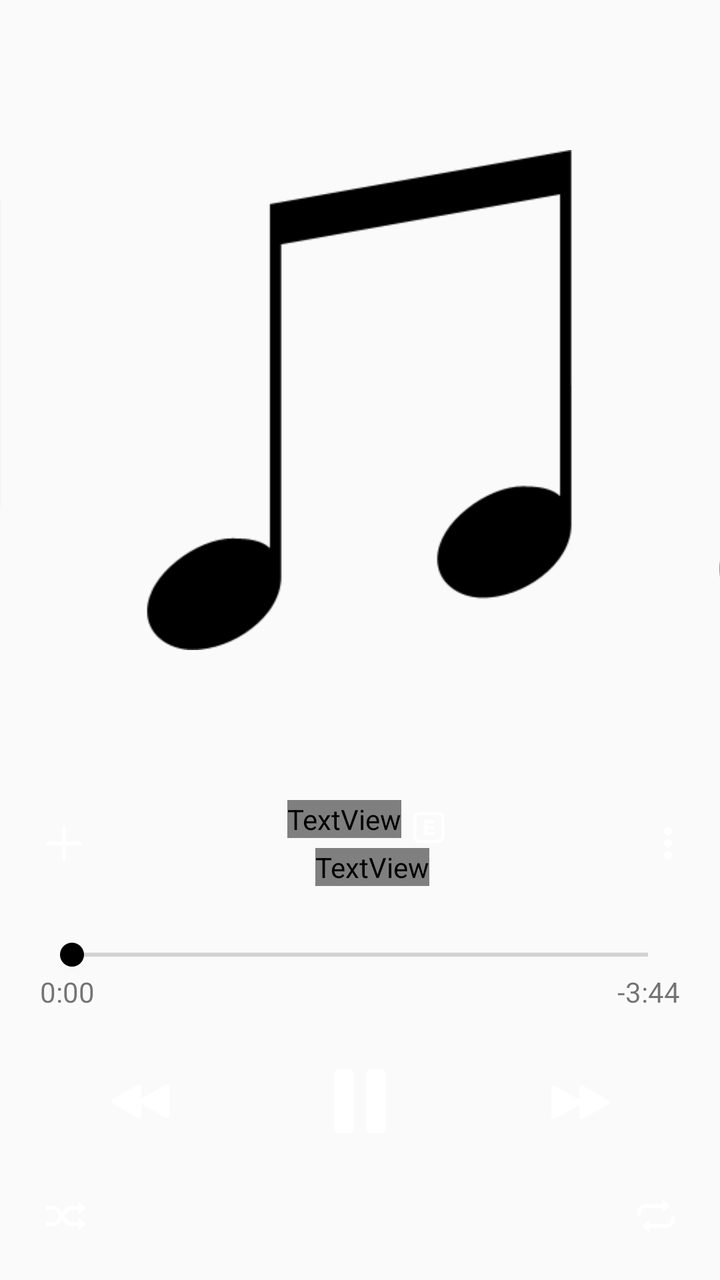
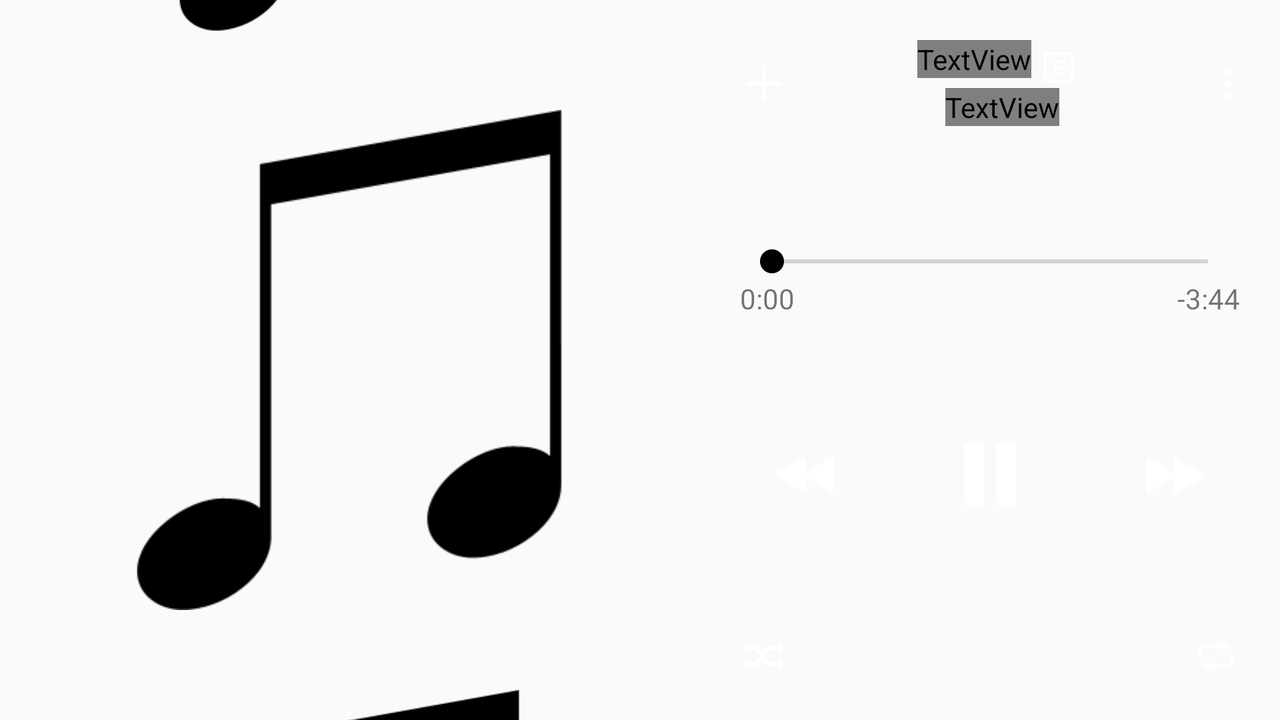

The same Android screen from two of the app's own layout files: first res/layout/ as a phone draws it, then the repository's variant for another configuration, drawn on a device whose configuration selects that folder. Both files follow.
<!-- AndroidManifest.xml: application theme AppTheme -->
<!-- res/layout/player.xml -->
<?xml version="1.0" encoding="utf-8"?>
<android.support.constraint.ConstraintLayout xmlns:android="http://schemas.android.com/apk/res/android"
                                             xmlns:app="http://schemas.android.com/apk/res-auto" xmlns:tools="http://schemas.android.com/tools" android:layout_width="match_parent"
                                             android:layout_height="match_parent" android:id="@+id/main">

    <android.support.constraint.ConstraintLayout
            android:id="@+id/albums"
            android:layout_width="match_parent"
            android:layout_height="400dp"
            app:layout_constraintTop_toTopOf="parent"
            app:layout_constraintStart_toStartOf="parent"
            app:layout_constraintEnd_toEndOf="parent">

        <ImageView
                android:id="@+id/previous_album"
                android:layout_width="200dp"
                android:layout_height="200dp"
                android:layout_marginEnd="40dp"
                android:src="@drawable/album"
                android:background="@drawable/gradient_rectangle"
                android:contentDescription="@string/album_description"
                app:layout_constraintTop_toTopOf="@id/current_album"
                app:layout_constraintBottom_toBottomOf="@id/current_album"
                app:layout_constraintEnd_toStartOf="@id/current_album"
        />

        <ImageView
                android:id="@+id/current_album"
                android:layout_width="250dp"
                android:layout_height="250dp"
                android:src="@drawable/album"
                android:background="@drawable/gradient_rectangle"
                android:contentDescription="@string/album_description"
                app:layout_constraintTop_toTopOf="parent"
                app:layout_constraintBottom_toBottomOf="parent"
                app:layout_constraintStart_toStartOf="parent"
                app:layout_constraintEnd_toEndOf="parent"
        />

        <ImageView
                android:id="@+id/next_album"
                android:layout_width="200dp"
                android:layout_height="200dp"
                android:layout_marginStart="40dp"
                android:src="@drawable/album"
                android:background="@drawable/gradient_rectangle"
                android:contentDescription="@string/album_description"
                app:layout_constraintTop_toTopOf="@id/current_album"
                app:layout_constraintBottom_toBottomOf="@id/current_album"
                app:layout_constraintStart_toEndOf="@id/current_album"
        />

    </android.support.constraint.ConstraintLayout>

    <ImageButton
            android:id="@+id/add"
            android:layout_width="wrap_content"
            android:layout_height="wrap_content"
            android:layout_marginStart="20dp"
            android:background="@drawable/ic_add_outline_24"
            android:backgroundTint="@color/main"
            android:contentDescription="@string/add_description"
            app:layout_constraintTop_toTopOf="@id/name"
            app:layout_constraintBottom_toBottomOf="@id/author"
            app:layout_constraintStart_toStartOf="parent"/>

    <TextView
            android:id="@+id/name"
            android:layout_width="wrap_content"
            android:layout_height="wrap_content"
            android:maxWidth="215dp"
            android:singleLine="true"
            android:ellipsize="end"
            android:text="Song name"
            android:textColor="@color/text"
            android:textSize="26sp"
            android:layout_gravity="center_vertical"
            app:layout_constraintStart_toEndOf="@id/add"
            app:layout_constraintEnd_toStartOf="@id/explicit"
            app:layout_constraintTop_toBottomOf="@id/albums"
            app:layout_constraintHorizontal_chainStyle="packed"/>

    <ImageView
            android:id="@+id/explicit"
            android:layout_width="wrap_content"
            android:layout_height="wrap_content"
            android:layout_gravity="bottom"
            android:background="@drawable/ic_explicit_28"
            android:backgroundTint="@color/subordinate_text"
            app:layout_constraintStart_toEndOf="@id/name"
            app:layout_constraintEnd_toStartOf="@id/more"
            app:layout_constraintTop_toTopOf="@id/name"/>

    <TextView
            android:id="@+id/author"
            android:layout_width="wrap_content"
            android:layout_height="wrap_content"
            android:layout_marginTop="5dp"
            android:text="Author"
            android:textColor="@color/main"
            android:textSize="20sp"
            app:layout_constraintTop_toBottomOf="@id/name"
            app:layout_constraintStart_toEndOf="@id/add"
            app:layout_constraintEnd_toStartOf="@id/more"/>

    <ImageButton
            android:id="@+id/more"
            android:layout_width="wrap_content"
            android:layout_height="wrap_content"
            android:layout_marginEnd="20dp"
            android:background="@drawable/ic_ic_more_24dp"
            android:backgroundTint="@color/main"
            android:contentDescription="@string/menu_description"
            app:layout_constraintTop_toTopOf="@id/name"
            app:layout_constraintBottom_toBottomOf="@id/author"
            app:layout_constraintEnd_toEndOf="parent"/>

    <SeekBar
            android:id="@+id/timer"
            android:layout_width="match_parent"
            android:layout_height="wrap_content"
            android:layout_marginStart="20dp"
            android:layout_marginEnd="20dp"
            android:thumbTint="@color/main"
            android:progressTint="@color/main"
            app:layout_constraintTop_toBottomOf="@id/author"
            app:layout_constraintBottom_toTopOf="@id/play"/>

    <TextView
            android:id="@+id/current_time"
            android:layout_width="wrap_content"
            android:layout_height="wrap_content"
            android:text="0:00"
            app:layout_constraintTop_toBottomOf="@id/timer"
            app:layout_constraintStart_toStartOf="@id/timer"
    />

    <TextView
            android:id="@+id/rest_time"
            android:layout_width="wrap_content"
            android:layout_height="wrap_content"
            android:text="-3:44"
            app:layout_constraintTop_toBottomOf="@id/timer"
            app:layout_constraintEnd_toEndOf="@id/timer"
    />

    <ImageButton
            android:id="@+id/skip_previous"
            android:layout_width="wrap_content"
            android:layout_height="wrap_content"
            android:background="@drawable/ic_skip_previous_48"
            android:backgroundTint="@color/main"
            android:contentDescription="@string/previous_description"
            android:onClick="previous"
            app:layout_constraintTop_toTopOf="@id/play"
            app:layout_constraintBottom_toBottomOf="@id/play"
            app:layout_constraintStart_toStartOf="parent"
            app:layout_constraintEnd_toStartOf="@id/play"
    />

    <ImageButton
            android:id="@+id/play"
            android:layout_width="wrap_content"
            android:layout_height="wrap_content"
            android:padding="15dp"
            android:src="@drawable/ic_pause_48"
            android:background="@drawable/gradient_circle"
            android:contentDescription="@string/play_description"
            android:onClick="play"
            app:layout_constraintTop_toBottomOf="@id/current_time"
            app:layout_constraintBottom_toTopOf="@id/shuffle"
            app:layout_constraintStart_toEndOf="@id/skip_next"
            app:layout_constraintEnd_toStartOf="@id/skip_previous"
    />

    <ImageButton
            android:id="@+id/skip_next"
            android:layout_width="wrap_content"
            android:layout_height="wrap_content"
            android:background="@drawable/ic_skip_next_48"
            android:backgroundTint="@color/main"
            android:contentDescription="@string/next_description"
            android:onClick="next"
            app:layout_constraintTop_toTopOf="@id/play"
            app:layout_constraintBottom_toBottomOf="@id/play"
            app:layout_constraintStart_toEndOf="@id/play"
            app:layout_constraintEnd_toEndOf="parent"
    />

    <ImageButton
            android:id="@+id/shuffle"
            android:layout_width="wrap_content"
            android:layout_height="wrap_content"
            android:layout_margin="20dp"
            android:background="@drawable/ic_shuffle_24"
            android:backgroundTint="@color/main"
            android:contentDescription="@string/shuffle_description"
            app:layout_constraintBottom_toBottomOf="parent"
            app:layout_constraintStart_toStartOf="parent"
    />

    <ImageButton
            android:id="@+id/repeat"
            android:layout_width="wrap_content"
            android:layout_height="wrap_content"
            android:layout_margin="20dp"
            android:background="@drawable/ic_repeat_24"
            android:backgroundTint="@color/main"
            android:contentDescription="@string/repeat_description"
            app:layout_constraintBottom_toBottomOf="parent"
            app:layout_constraintEnd_toEndOf="parent"/>

</android.support.constraint.ConstraintLayout>
<!-- resources referenced by this layout -->
<resources>
  <!-- drawable album: webp bitmap (drawable, 1662 bytes) -->
  <!-- drawable gradient_circle (drawable) -->
  <?xml version="1.0" encoding="utf-8"?>
  <shape
          xmlns:android="http://schemas.android.com/apk/res/android"
          android:shape="oval">
      <gradient
              android:type="linear"
              android:angle="90"
              android:startColor="@color/main"
              android:endColor="@color/sub"/>
  </shape>
  <!-- drawable gradient_rectangle (drawable) -->
  <?xml version="1.0" encoding="utf-8"?>
  <shape xmlns:android="http://schemas.android.com/apk/res/android">
      <gradient
              android:type="linear"
              android:angle="90"
              android:startColor="@color/main"
              android:endColor="@color/sub" />
      <corners android:radius="15dp"/>
  </shape>
  <!-- drawable ic_add_outline_24: webp bitmap (drawable-hdpi, 108 bytes) -->
  <!-- drawable ic_explicit_28: webp bitmap (drawable-hdpi, 268 bytes) -->
  <!-- drawable ic_ic_more_24dp: webp bitmap (drawable-hdpi, 94 bytes) -->
  <!-- drawable ic_pause_48: webp bitmap (drawable-hdpi, 144 bytes) -->
  <!-- drawable ic_repeat_24: webp bitmap (drawable-hdpi, 256 bytes) -->
  <!-- drawable ic_shuffle_24: webp bitmap (drawable-hdpi, 252 bytes) -->
  <!-- drawable ic_skip_next_48: webp bitmap (drawable-hdpi, 370 bytes) -->
  <!-- drawable ic_skip_previous_48: webp bitmap (drawable-hdpi, 310 bytes) -->
  <string name="add_description">add</string>
  <string name="album_description">album</string>
  <string name="menu_description">menu</string>
  <string name="next_description">next composition</string>
  <string name="play_description">play</string>
  <string name="previous_description">previous composition</string>
  <string name="repeat_description">repeat</string>
  <string name="shuffle_description">shuffle</string>
  <style name="AppTheme" parent="Theme.AppCompat.Light.DarkActionBar">
          
          <item name="windowActionBar">false</item>
          <item name="windowNoTitle">true</item>
          <item name="colorPrimary">@color/main</item>
          <item name="colorPrimaryDark">@color/main</item>
          <item name="colorAccent">@color/sub</item>
      </style>
</resources>
<!-- res/layout-land/player.xml (the repository's variant of the layout above) -->
<!-- drawn on the phone turned sideways -->
<?xml version="1.0" encoding="utf-8"?>
<android.support.constraint.ConstraintLayout xmlns:android="http://schemas.android.com/apk/res/android"
                                             android:layout_width="match_parent"
                                             android:layout_height="match_parent"
                                             xmlns:app="http://schemas.android.com/apk/res-auto" android:id="@+id/main">

    <android.support.constraint.ConstraintLayout
            android:id="@+id/albums"
            android:layout_width="350dp"
            android:layout_height="match_parent"
            app:layout_constraintTop_toTopOf="parent"
            app:layout_constraintBottom_toBottomOf="parent"
            app:layout_constraintStart_toStartOf="parent">

        <ImageView
                android:id="@+id/previous_album"
                android:layout_width="200dp"
                android:layout_height="200dp"
                android:layout_marginBottom="40dp"
                android:src="@drawable/album"
                android:background="@drawable/gradient_rectangle"
                android:contentDescription="@string/album_description"
                app:layout_constraintBottom_toTopOf="@id/current_album"
                app:layout_constraintStart_toStartOf="@id/current_album"
                app:layout_constraintEnd_toEndOf="@id/current_album"
        />

        <ImageView
                android:id="@+id/current_album"
                android:layout_width="250dp"
                android:layout_height="250dp"
                android:src="@drawable/album"
                android:background="@drawable/gradient_rectangle"
                android:contentDescription="@string/album_description"
                app:layout_constraintTop_toTopOf="parent"
                app:layout_constraintBottom_toBottomOf="parent"
                app:layout_constraintStart_toStartOf="parent"
                app:layout_constraintEnd_toEndOf="parent"
        />

        <ImageView
                android:id="@+id/next_album"
                android:layout_width="200dp"
                android:layout_height="200dp"
                android:layout_marginTop="40dp"
                android:src="@drawable/album"
                android:background="@drawable/gradient_rectangle"
                android:contentDescription="@string/album_description"
                app:layout_constraintTop_toBottomOf="@id/current_album"
                app:layout_constraintStart_toStartOf="@id/current_album"
                app:layout_constraintEnd_toEndOf="@id/current_album"
        />

    </android.support.constraint.ConstraintLayout>

    <ImageButton
            android:id="@+id/add"
            android:layout_width="wrap_content"
            android:layout_height="wrap_content"
            android:layout_marginStart="20dp"
            android:background="@drawable/ic_add_outline_24"
            android:backgroundTint="@color/main"
            android:contentDescription="@string/add_description"
            app:layout_constraintTop_toTopOf="@id/name"
            app:layout_constraintBottom_toBottomOf="@id/author"
            app:layout_constraintStart_toEndOf="@id/albums"/>

    <TextView
            android:id="@+id/name"
            android:layout_width="wrap_content"
            android:maxWidth="170dp"
            android:layout_height="wrap_content"
            android:layout_marginTop="20dp"
            android:singleLine="true"
            android:ellipsize="end"
            android:text="Song name"
            android:textColor="@color/text"
            android:textSize="26sp"
            android:layout_gravity="center_vertical"
            app:layout_constraintStart_toEndOf="@id/add"
            app:layout_constraintEnd_toStartOf="@id/explicit"
            app:layout_constraintTop_toTopOf="parent"
            app:layout_constraintHorizontal_chainStyle="packed"/>

    <ImageView
            android:id="@+id/explicit"
            android:layout_width="wrap_content"
            android:layout_height="wrap_content"
            android:layout_gravity="bottom"
            android:background="@drawable/ic_explicit_28"
            android:backgroundTint="@color/subordinate_text"
            app:layout_constraintStart_toEndOf="@id/name"
            app:layout_constraintEnd_toStartOf="@id/more"
            app:layout_constraintTop_toTopOf="@id/name"/>

    <TextView
            android:id="@+id/author"
            android:layout_width="wrap_content"
            android:layout_height="wrap_content"
            android:layout_marginTop="5dp"
            android:text="Author"
            android:textColor="@color/main"
            android:textSize="20sp"
            app:layout_constraintTop_toBottomOf="@id/name"
            app:layout_constraintStart_toEndOf="@id/add"
            app:layout_constraintEnd_toStartOf="@id/more"/>

    <ImageButton
            android:id="@+id/more"
            android:layout_width="wrap_content"
            android:layout_height="wrap_content"
            android:layout_marginEnd="20dp"
            android:background="@drawable/ic_ic_more_24dp"
            android:backgroundTint="@color/main"
            android:contentDescription="@string/menu_description"
            app:layout_constraintTop_toTopOf="@id/name"
            app:layout_constraintBottom_toBottomOf="@id/author"
            app:layout_constraintEnd_toEndOf="parent"/>

    <SeekBar
            android:id="@+id/timer"
            android:layout_width="0dp"
            android:layout_height="wrap_content"
            android:layout_marginStart="20dp"
            android:layout_marginEnd="20dp"
            android:thumbTint="@color/main"
            android:progressTint="@color/main"
            app:layout_constraintStart_toEndOf="@id/albums"
            app:layout_constraintEnd_toEndOf="parent"
            app:layout_constraintTop_toBottomOf="@id/author"
            app:layout_constraintBottom_toTopOf="@id/play"
    />

    <TextView
            android:id="@+id/current_time"
            android:layout_width="wrap_content"
            android:layout_height="wrap_content"
            android:text="0:00"
            app:layout_constraintTop_toBottomOf="@id/timer"
            app:layout_constraintStart_toStartOf="@id/timer"
    />

    <TextView
            android:id="@+id/rest_time"
            android:layout_width="wrap_content"
            android:layout_height="wrap_content"
            android:text="-3:44"
            app:layout_constraintTop_toBottomOf="@id/timer"
            app:layout_constraintEnd_toEndOf="@id/timer"
    />

    <ImageButton
            android:id="@+id/skip_previous"
            android:layout_width="wrap_content"
            android:layout_height="wrap_content"
            android:background="@drawable/ic_skip_previous_48"
            android:backgroundTint="@color/main"
            android:contentDescription="@string/previous_description"
            android:onClick="previous"
            app:layout_constraintTop_toTopOf="@id/play"
            app:layout_constraintBottom_toBottomOf="@id/play"
            app:layout_constraintStart_toEndOf="@id/albums"
            app:layout_constraintEnd_toStartOf="@id/play"
    />

    <ImageButton
            android:id="@+id/play"
            android:layout_width="wrap_content"
            android:layout_height="wrap_content"
            android:padding="15dp"
            android:src="@drawable/ic_pause_48"
            android:background="@drawable/gradient_circle"
            android:contentDescription="@string/play_description"
            android:onClick="play"
            app:layout_constraintTop_toBottomOf="@id/current_time"
            app:layout_constraintBottom_toTopOf="@id/shuffle"
            app:layout_constraintStart_toEndOf="@id/skip_next"
            app:layout_constraintEnd_toStartOf="@id/skip_previous"
    />

    <ImageButton
            android:id="@+id/skip_next"
            android:layout_width="wrap_content"
            android:layout_height="wrap_content"
            android:background="@drawable/ic_skip_next_48"
            android:backgroundTint="@color/main"
            android:contentDescription="@string/next_description"
            android:onClick="next"
            app:layout_constraintTop_toTopOf="@id/play"
            app:layout_constraintBottom_toBottomOf="@id/play"
            app:layout_constraintStart_toEndOf="@id/play"
            app:layout_constraintEnd_toEndOf="parent"
    />

    <ImageButton
            android:id="@+id/shuffle"
            android:layout_width="wrap_content"
            android:layout_height="wrap_content"
            android:layout_margin="20dp"
            android:background="@drawable/ic_shuffle_24"
            android:backgroundTint="@color/main"
            android:contentDescription="@string/shuffle_description"
            app:layout_constraintBottom_toBottomOf="parent"
            app:layout_constraintStart_toEndOf="@id/albums"
    />

    <ImageButton
            android:id="@+id/repeat"
            android:layout_width="wrap_content"
            android:layout_height="wrap_content"
            android:layout_margin="20dp"
            android:background="@drawable/ic_repeat_24"
            android:backgroundTint="@color/main"
            android:contentDescription="@string/repeat_description"
            app:layout_constraintBottom_toBottomOf="parent"
            app:layout_constraintEnd_toEndOf="parent"/>

</android.support.constraint.ConstraintLayout>
